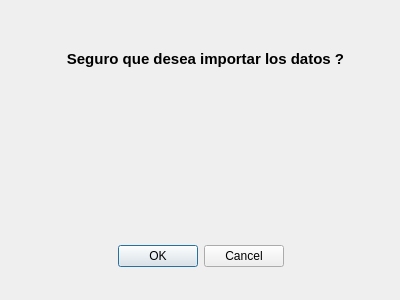
<?xml version="1.0" encoding="UTF-8"?>
<ui version="4.0">
 <class>ventanaImportar</class>
 <widget class="QDialog" name="ventanaImportar">
  <property name="geometry">
   <rect>
    <x>0</x>
    <y>0</y>
    <width>400</width>
    <height>300</height>
   </rect>
  </property>
  <property name="windowTitle">
   <string>Dialog</string>
  </property>
  <property name="modal">
   <bool>true</bool>
  </property>
  <widget class="QDialogButtonBox" name="buttonBoxImportar">
   <property name="geometry">
    <rect>
     <x>30</x>
     <y>240</y>
     <width>341</width>
     <height>32</height>
    </rect>
   </property>
   <property name="orientation">
    <enum>Qt::Horizontal</enum>
   </property>
   <property name="standardButtons">
    <set>QDialogButtonBox::Cancel|QDialogButtonBox::Ok</set>
   </property>
   <property name="centerButtons">
    <bool>true</bool>
   </property>
  </widget>
  <widget class="QLabel" name="label">
   <property name="geometry">
    <rect>
     <x>30</x>
     <y>39</y>
     <width>351</width>
     <height>41</height>
    </rect>
   </property>
   <property name="text">
    <string>&lt;html&gt;&lt;head/&gt;&lt;body&gt;&lt;p&gt;&lt;span style=&quot; font-size:11pt; font-weight:600;&quot;&gt;Seguro que desea importar los datos ?&lt;/span&gt;&lt;/p&gt;&lt;/body&gt;&lt;/html&gt;</string>
   </property>
   <property name="alignment">
    <set>Qt::AlignCenter</set>
   </property>
  </widget>
  <widget class="QLabel" name="label_2">
   <property name="geometry">
    <rect>
     <x>170</x>
     <y>100</y>
     <width>61</width>
     <height>71</height>
    </rect>
   </property>
   <property name="text">
    <string>&lt;html&gt;&lt;head/&gt;&lt;body&gt;&lt;p&gt;&lt;img src=&quot;:/avisoImportar/avisos1.jpg&quot;/&gt;&lt;/p&gt;&lt;/body&gt;&lt;/html&gt;</string>
   </property>
  </widget>
 </widget>
 <resources>
  <include location="img/avisoImportar.qrc"/>
 </resources>
 <connections>
  <connection>
   <sender>buttonBoxImportar</sender>
   <signal>accepted()</signal>
   <receiver>ventanaImportar</receiver>
   <slot>accept()</slot>
   <hints>
    <hint type="sourcelabel">
     <x>248</x>
     <y>254</y>
    </hint>
    <hint type="destinationlabel">
     <x>157</x>
     <y>274</y>
    </hint>
   </hints>
  </connection>
  <connection>
   <sender>buttonBoxImportar</sender>
   <signal>rejected()</signal>
   <receiver>ventanaImportar</receiver>
   <slot>reject()</slot>
   <hints>
    <hint type="sourcelabel">
     <x>316</x>
     <y>260</y>
    </hint>
    <hint type="destinationlabel">
     <x>286</x>
     <y>274</y>
    </hint>
   </hints>
  </connection>
 </connections>
</ui>
